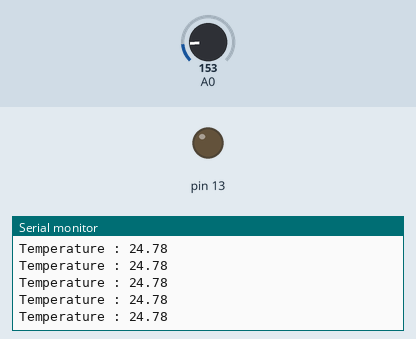
A sketch run on a simulated Arduino Uno, built with avr-gcc and run on an emulated ATmega328P. On the bench: output pins drawn as LEDs (lit = HIGH), the last lines printed to the serial monitor. The test bench sets the inputs (shaded band); at power-on: A0 = 153.

Above: at 1.2 s.
1.3 s: A0 set to 129
At 2.4 s:
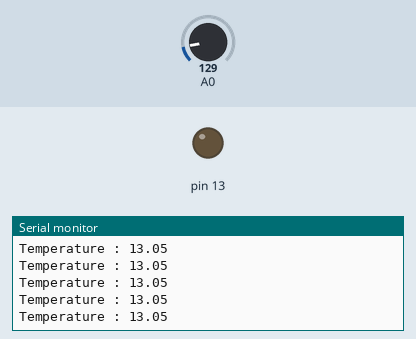
2.8 s: A0 set to 114
At 3.5 s:
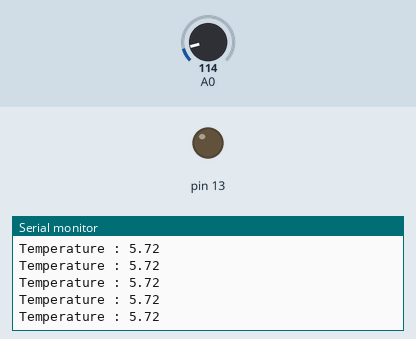
Timing chart, 0 to 5.8 s (numbered marks = the images above; inputs shaded):
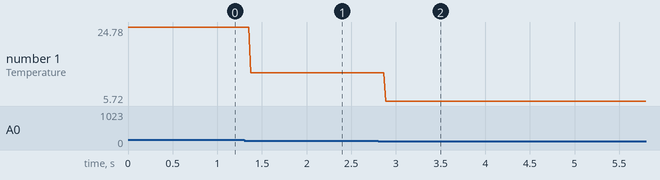

Measured:
- after the input at 1.3 s, the serial monitor: prints a new line after 0.08 s (image 1)
- after the input at 2.8 s, the serial monitor: prints a new line after 0.08 s (image 2)
- plotted number 1: 24.78 → 13.05 after the input at 1.3 s, 13.05 → 5.72 after the input at 2.8 s

The sketch:

challenge07.ino
```cpp
void setup()
{
  pinMode(13, OUTPUT);                      // 13번 핀을 출력 모드로 설정
  Serial.begin(9600);                       // 시리얼 통신 초기화
}

void loop()
{
  int analogInput = analogRead(A0);         // 온도센서(TMP36) 값 측정
  float voltage = analogInput*5.0/1023.0;   // 전압값 변환
  float temperature = voltage*100-50;       // 온도값 변환

  Serial.print("Temperature : ");           // 온도값 출력
  Serial.println(temperature);

  if(temperature > 120)                     // 온도가 120도를 초과하면 LED를 켬
    digitalWrite(13, HIGH);
  else                                      // 온도가 120도 미만이면 LED를 끔
    digitalWrite(13, LOW);
}
```
